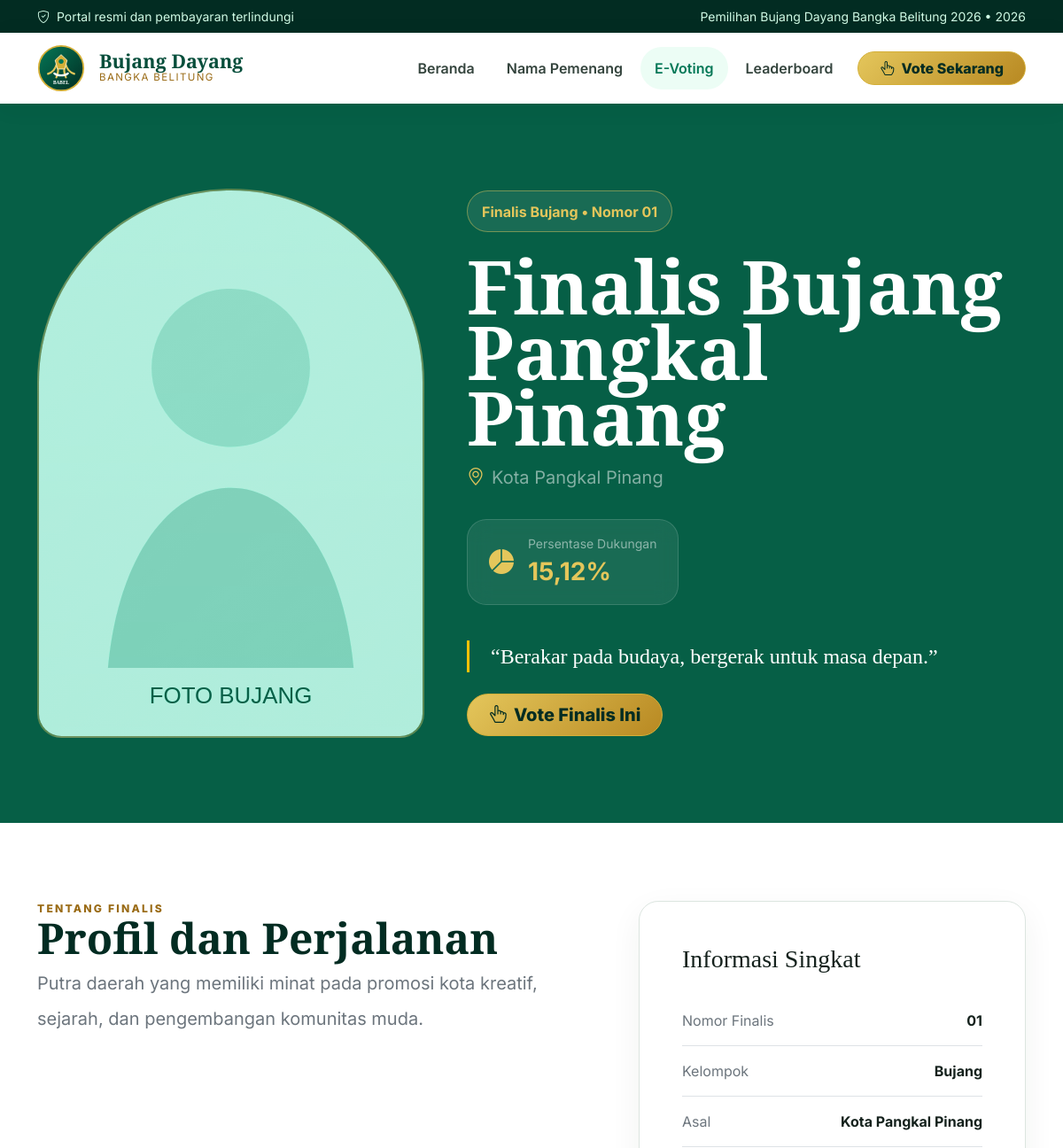
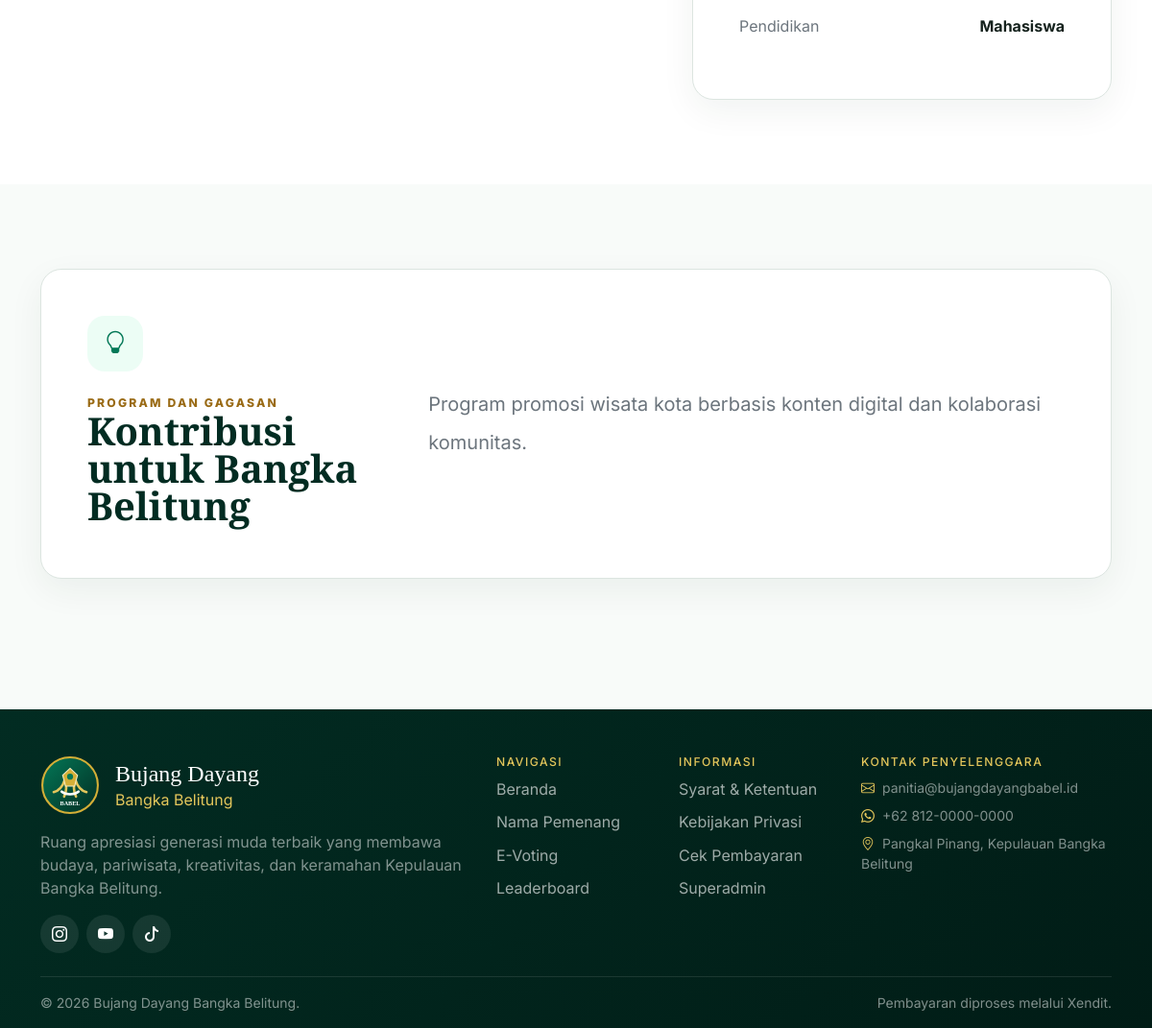
Screenshot of /finalist.php?slug=finalis-bujang-pangkal-pinang-bujang-1 with the database file from the repository (2 pictures, top to bottom).
### tables this page shows
CREATE TABLE IF NOT EXISTS events (
  id BIGINT UNSIGNED AUTO_INCREMENT PRIMARY KEY,
  name VARCHAR(180) NOT NULL,
  year SMALLINT UNSIGNED NOT NULL,
  theme VARCHAR(255) NULL,
  voting_start_at DATETIME NULL,
  voting_end_at DATETIME NULL,
  status ENUM('DRAFT','PUBLISHED','VOTING_ACTIVE','VOTING_CLOSED','ARCHIVED') NOT NULL DEFAULT 'DRAFT',
  homepage_mode ENUM('AUTO','GENERAL','LEADERBOARD') NOT NULL DEFAULT 'AUTO',
  leaderboard_visible TINYINT(1) NOT NULL DEFAULT 1,
  leaderboard_frozen TINYINT(1) NOT NULL DEFAULT 0,
  points_visible TINYINT(1) NOT NULL DEFAULT 1,
  created_at DATETIME NOT NULL,
  updated_at DATETIME NOT NULL,
  INDEX idx_events_status_year(status,year)
);

CREATE TABLE IF NOT EXISTS finalists (
  id BIGINT UNSIGNED AUTO_INCREMENT PRIMARY KEY,
  event_id BIGINT UNSIGNED NOT NULL,
  category ENUM('BUJANG','DAYANG') NOT NULL,
  contestant_number INT UNSIGNED NOT NULL,
  full_name VARCHAR(150) NOT NULL,
  slug VARCHAR(190) NOT NULL UNIQUE,
  region_id BIGINT UNSIGNED NOT NULL,
  photo VARCHAR(255) NULL,
  biography TEXT NULL,
  motto VARCHAR(500) NULL,
  education VARCHAR(255) NULL,
  program_description TEXT NULL,
  instagram VARCHAR(255) NULL,
  is_featured TINYINT(1) NOT NULL DEFAULT 0,
  is_active TINYINT(1) NOT NULL DEFAULT 1,
  created_at DATETIME NOT NULL,
  updated_at DATETIME NOT NULL,
  UNIQUE KEY uq_finalist_number(event_id,category,contestant_number),
  INDEX idx_finalists_event_category(event_id,category,is_active),
  CONSTRAINT fk_finalists_event FOREIGN KEY(event_id) REFERENCES events(id) ON DELETE RESTRICT,
  CONSTRAINT fk_finalists_region FOREIGN KEY(region_id) REFERENCES regions(id) ON DELETE RESTRICT
);

CREATE TABLE IF NOT EXISTS regions (
  id BIGINT UNSIGNED AUTO_INCREMENT PRIMARY KEY,
  name VARCHAR(120) NOT NULL UNIQUE,
  type ENUM('KABUPATEN','KOTA','PROVINSI') NOT NULL DEFAULT 'KABUPATEN',
  sort_order INT NOT NULL DEFAULT 0,
  is_active TINYINT(1) NOT NULL DEFAULT 1
);

### app/helpers.php (called while the page is built, shortened)
<?php
function env_value(string $key, mixed $default = null): mixed
{
    static $values = null;
    if ($values === null) {
        $values = [];
        $path = dirname(__DIR__) . '/.env';
    }
    $value = $values[$key] ?? getenv($key);
    if ($value === false || $value === null || $value === '') {
        return $default;
    }
    return match (strtolower((string) $value)) {
        'true' => true,
        'false' => false,
        'null' => null,
        default => $value,
    };
}
function app_config(?string $key = null, mixed $default = null): mixed
{
    static $config = null;
    $config ??= require dirname(__DIR__) . '/config/app.php';
    if ($key === null) {
        return $config;
    }
    $segments = explode('.', $key);
    $value = $config;
    foreach ($segments as $segment) {
        $value = $value[$segment];
    }
    return $value;
}
function db(): PDO
{
    return Database::connection();
}
function e(string|int|float|null $value): string
{
    return htmlspecialchars((string) $value, ENT_QUOTES, 'UTF-8');
}
function url(string $path = ''): string
{
    $base = rtrim((string) app_config('app.url', ''), '/');
    return $base . '/' . ltrim($path, '/');
}
function asset(string $path): string
{
    return url('assets/' . ltrim($path, '/'));
}
function upload_url(?string $path, string $fallback = 'images/placeholder-bujang.svg'): string
{
    if (!$path) {
        return asset($fallback);
    }
    return url(ltrim($path, '/'));
}
function support_percentage(int|float|string $value, int $decimals = 2): string
{
    return number_format((float) $value, $decimals, ',', '.') . '%';
}
function active_event(): ?array
{
    static $event = false;
    try {
        $stmt = db()->query("SELECT * FROM events WHERE status IN ('PUBLISHED','VOTING_ACTIVE','VOTING_CLOSED') ORDER BY year DESC, id DESC LIMIT 1");
        $event = $stmt->fetch() ?: null;
    } catch (Throwable) {
        $event = null;
    }
    return $event;
}

### config/app.php (called while the page is built, shortened)
<?php
return [
    'app' => [
        'name' => env_value('APP_NAME', 'Bujang Dayang Bangka Belitung'),
        'env' => env_value('APP_ENV', 'production'),
        'debug' => (bool) env_value('APP_DEBUG', false),
        'url' => env_value('APP_URL', 'http://localhost'),
        'timezone' => env_value('APP_TIMEZONE', 'Asia/Jakarta'),
        'install_key' => env_value('APP_INSTALL_KEY', ''),
        'encryption_key' => env_value('APP_ENCRYPTION_KEY', ''),
        'cron_secret' => env_value('CRON_SECRET', ''),
    ],
    'database' => [
        'host' => env_value('DB_HOST', 'localhost'),
        'port' => (int) env_value('DB_PORT', 3306),
        'database' => env_value('DB_DATABASE', 'bujang_dayang'),
        'username' => env_value('DB_USERNAME', 'root'),
        'password' => env_value('DB_PASSWORD', ''),
        'charset' => 'utf8mb4',
    ],
    'xendit' => [
        'api_url' => rtrim((string) env_value('XENDIT_API_URL', 'https://api.xendit.co'), '/'),
        'secret_key' => env_value('XENDIT_SECRET_KEY', ''),
        'business_id' => env_value('XENDIT_BUSINESS_ID', ''),
        'webhook_token' => env_value('XENDIT_WEBHOOK_TOKEN', ''),
        'allowed_channels' => array_values(array_filter(array_map('trim', explode(',', (string) env_value('XENDIT_ALLOWED_CHANNELS', 'QRIS,DANA,OVO,SHOPEEPAY'))))),
        'expiry_minutes' => (int) env_value('PAYMENT_EXPIRY_MINUTES', 30),
    ],
];

### app/bootstrap.php (called while the page is built, shortened)
<?php
require_once __DIR__ . '/helpers.php';
require_once __DIR__ . '/Database.php';
require_once __DIR__ . '/LeaderboardService.php';
$config = app_config();

### app/Database.php (called while the page is built, shortened)
<?php
final class Database
{
    private static ?PDO $pdo = null;
    public static function connection(): PDO
    {
        if (self::$pdo instanceof PDO) {
            return self::$pdo;
        }
        $config = app_config('database');
        $dsn = sprintf('mysql:host=%s;port=%d;dbname=%s;charset=%s', $config['host'], $config['port'], $config['database'], $config['charset']);
        self::$pdo = new PDO($dsn, $config['username'], $config['password'], [
            PDO::ATTR_ERRMODE => PDO::ERRMODE_EXCEPTION,
            PDO::ATTR_DEFAULT_FETCH_MODE => PDO::FETCH_ASSOC,
            PDO::ATTR_EMULATE_PREPARES => false,
        ]);
        return self::$pdo;
    }
}

### app/LeaderboardService.php (called while the page is built, shortened)
<?php
final class LeaderboardService
{
    public static function rankings(int $eventId, string $category, ?int $limit = null, bool $respectFreeze = true): array
    {
        if ($respectFreeze) {
            $eventStmt = db()->prepare('SELECT leaderboard_frozen FROM events WHERE id=?');
            $eventStmt->execute([$eventId]);
        }
        $sql = "SELECT f.id, f.contestant_number, f.full_name, f.slug, f.photo, f.category,
                       r.name AS region_name, COALESCE(pl.total_points, 0) AS total_points,
                       pl.last_point_at
                FROM finalists f
                JOIN regions r ON r.id = f.region_id
                LEFT JOIN (
                    SELECT event_id, finalist_id, SUM(points) AS total_points,
                           MAX(CASE WHEN points > 0 THEN created_at END) AS last_point_at
                    FROM point_ledgers
                    GROUP BY event_id, finalist_id
                ) pl ON pl.finalist_id = f.id AND pl.event_id = f.event_id
                WHERE f.event_id = ? AND f.category = ? AND f.is_active = 1
                ORDER BY total_points DESC, last_point_at ASC, f.contestant_number ASC";
        $stmt = db()->prepare($sql);
        $stmt->execute([$eventId, $category]);
        $rows = $stmt->fetchAll();
        foreach ($rows as $i => &$row) {
            $row['rank'] = $i + 1;
        }
        return $rows;
    }
    public static function publicRankings(
        int $eventId,
        string $category,
        ?int $limit = null,
        bool $respectFreeze = true
    ): array {
        $rows = self::rankings($eventId, $category, null, $respectFreeze);
        $categoryTotal = array_sum(array_map(
            static fn(array $row): int => max(0, (int) ($row['total_points'] ?? 0)),
            $rows
        ));
        foreach ($rows as &$row) {
            $internalValue = max(0, (int) ($row['total_points'] ?? 0));
        }
        return $limit !== null ? array_slice($rows, 0, max(1, $limit)) : $rows;
    }
    public static function publicPercentageForFinalist(
        int $eventId,
        string $category,
        int $finalistId,
        bool $respectFreeze = true
    ): float {
        foreach (self::publicRankings($eventId, $category, null, $respectFreeze) as $row) {
            if ((int) $row['id'] === $finalistId) {
                return (float) $row['support_percentage'];
            }
        }
        return 0.0;
    }
}

### finalist.php (the view, shortened to what this page needs)
<?php
require __DIR__ . '/app/bootstrap.php';
$slug = (string) ($_GET['slug'] ?? '');
$stmt = db()->prepare(
    'SELECT f.*, r.name AS region_name
     FROM finalists f
     JOIN regions r ON r.id = f.region_id
     WHERE f.slug = ?
     LIMIT 1'
);
$stmt->execute([$slug]);
$finalist = $stmt->fetch();
$event = active_event();
$supportPercentage = LeaderboardService::publicPercentageForFinalist(
    (int) $finalist['event_id'],
    (string) $finalist['category'],
    (int) $finalist['id']
);
require __DIR__ . '/views/partials/header.php';
?>
<section class="py-5 bg-emerald text-white">
    <div class="container py-5">
        <div class="row g-5 align-items-center">
            <div class="col-lg-5">
                <div class="hero-arch position-relative inset-auto" style="height:620px;inset:auto">
                    <img src="<?= upload_url($finalist['photo'], $finalist['category'] === 'DAYANG' ? 'images/placeholder-dayang.svg' : 'images/placeholder-bujang.svg') ?>" alt="<?= e($finalist['full_name']) ?>">
                </div>
            </div>
            <div class="col-lg-7">
                <span class="hero-badge mb-4">Finalis <?= ucfirst(strtolower($finalist['category'])) ?> • Nomor <?= str_pad((string) $finalist['contestant_number'], 2, '0', STR_PAD_LEFT) ?></span>
                <h1 class="hero-title mb-3"><?= e($finalist['full_name']) ?></h1>
                <p class="fs-5 text-white-50"><i class="bi bi-geo-alt me-2 text-gold"></i><?= e($finalist['region_name']) ?></p>
                <?php if ($event && (int) $event['points_visible'] === 1): ?>
                <div class="glass-card d-inline-flex align-items-center gap-3 px-4 py-3 my-3">
                    <i class="bi bi-pie-chart-fill fs-3 text-gold"></i>
                    <div>
                        <small class="d-block text-white-50">Persentase Dukungan</small>
                        <strong class="fs-3 text-gold"><?= support_percentage($supportPercentage) ?></strong>
                    </div>
                </div>
                <?php endif; ?>
                <blockquote class="fs-4 font-display border-start border-warning border-3 ps-4 my-4">“<?= e($finalist['motto'] ?: 'Menjadi generasi muda yang berakar pada budaya dan bergerak untuk masa depan.') ?>”</blockquote>
                <div class="d-flex flex-wrap gap-3">
                    <button <?= (!$event || $event['status'] !== 'VOTING_ACTIVE') ? 'disabled' : '' ?> class="btn btn-gold btn-lg rounded-pill px-4" data-bs-toggle="modal" data-bs-target="#voteModal" data-vote-finalist data-id="<?= (int) $finalist['id'] ?>" data-name="<?= e($finalist['full_name']) ?>" data-number="<?= e($finalist['contestant_number']) ?>" data-region="<?= e($finalist['region_name']) ?>" data-category="<?= e(ucfirst(strtolower($finalist['category']))) ?>" data-photo="<?= upload_url($finalist['photo'], $finalist['category'] === 'DAYANG' ? 'images/placeholder-dayang.svg' : 'images/placeholder-bujang.svg') ?>">
                        <i class="bi bi-hand-index-thumb me-2"></i>Vote Finalis Ini
                    </button>
                </div>
            </div>
        </div>
    </div>
</section>
<section class="section-space bg-white">
    <div class="container">
        <div class="row g-5">
            <div class="col-lg-7">
                <div class="section-kicker">Tentang Finalis</div>
                <h2 class="section-title">Profil dan Perjalanan</h2>
                <div class="fs-5 text-secondary lh-lg"><?= nl2br(e($finalist['biography'] ?: 'Profil lengkap finalis dapat diperbarui oleh Superadmin melalui dashboard pengelolaan finalis.')) ?></div>
            </div>
            <div class="col-lg-5">
                <div class="content-card p-4 p-lg-5">
                    <h3 class="mb-4">Informasi Singkat</h3>
                    <div class="d-flex justify-content-between py-3 border-bottom"><span class="text-secondary">Nomor Finalis</span><strong><?= str_pad((string) $finalist['contestant_number'], 2, '0', STR_PAD_LEFT) ?></strong></div>
                    <div class="d-flex justify-content-between py-3 border-bottom"><span class="text-secondary">Kelompok</span><strong><?= ucfirst(strtolower($finalist['category'])) ?></strong></div>
                    <div class="d-flex justify-content-between py-3 border-bottom"><span class="text-secondary">Asal</span><strong class="text-end"><?= e($finalist['region_name']) ?></strong></div>
                    <div class="d-flex justify-content-between py-3"><span class="text-secondary">Pendidikan</span><strong class="text-end"><?= e($finalist['education'] ?: '-') ?></strong></div>
                </div>
            </div>
        </div>
    </div>
</section>
<section class="section-space">
    <div class="container">
        <div class="content-card p-4 p-lg-5">
            <div class="row g-5 align-items-center">
                <div class="col-lg-4">
                    <div class="icon-box mb-4"><i class="bi bi-lightbulb"></i></div>
                    <div class="section-kicker">Program dan Gagasan</div>
                    <h2 class="section-title fs-1">Kontribusi untuk Bangka Belitung</h2>
                </div>
                <div class="col-lg-8"><p class="fs-5 text-secondary lh-lg mb-0"><?= nl2br(e($finalist['program_description'] ?: 'Gagasan dan program unggulan finalis akan ditampilkan pada bagian ini.')) ?></p></div>
            </div>
        </div>
    </div>
</section>
<?php require __DIR__ . '/views/partials/footer.php'; ?>

### views/partials/header.php (shortened to what this page needs)
<?php
$current = basename($_SERVER['PHP_SELF'] ?? 'index.php');
$event = $event ?? active_event();
?>
<!doctype html>
<html lang="id">
<head>
    <link href="https://cdn.jsdelivr.net/npm/bootstrap@5.3.3/dist/css/bootstrap.min.css" rel="stylesheet">
    <link href="https://cdn.jsdelivr.net/npm/bootstrap-icons@1.11.3/font/bootstrap-icons.min.css" rel="stylesheet">
    <link rel="stylesheet" href="<?= e(url('assets/css/style.css')) ?>">
</head>
<body>
<div class="topbar py-2">
    <div class="container d-flex flex-wrap justify-content-between align-items-center gap-2 small">
        <span><i class="bi bi-shield-check me-1"></i> Portal resmi dan pembayaran terlindungi</span>
        <span><?= $event ? e($event['name']) . ' • ' . e($event['year']) : 'Bujang Dayang Bangka Belitung' ?></span>
    </div>
</div>
<nav class="navbar navbar-expand-lg navbar-light sticky-top main-navbar">
    <div class="container">
        <a class="navbar-brand d-flex align-items-center gap-3" href="<?= url('index.php') ?>">
            <img src="<?= asset('images/logo.svg') ?>" alt="Logo" width="54" height="54">
            <span><strong>Bujang Dayang</strong><small>Bangka Belitung</small></span>
        </a>
        <div class="collapse navbar-collapse" id="mainNav">
            <ul class="navbar-nav ms-auto align-items-lg-center gap-lg-1">
                <li class="nav-item"><a class="nav-link <?= $current === 'index.php' ? 'active' : '' ?>" href="<?= url('index.php') ?>">Beranda</a></li>
                <li class="nav-item"><a class="nav-link <?= $current === 'winners.php' ? 'active' : '' ?>" href="<?= url('winners.php') ?>">Nama Pemenang</a></li>
                <li class="nav-item"><a class="nav-link <?= in_array($current, ['evoting.php','finalist.php'], true) ? 'active' : '' ?>" href="<?= url('evoting.php') ?>">E-Voting</a></li>
                <li class="nav-item"><a class="nav-link <?= $current === 'leaderboard.php' ? 'active' : '' ?>" href="<?= url('leaderboard.php') ?>">Leaderboard</a></li>
                <li class="nav-item ms-lg-2"><a class="btn btn-gold rounded-pill px-4" href="<?= url('evoting.php') ?>"><i class="bi bi-hand-index-thumb me-2"></i>Vote Sekarang</a></li>
            </ul>
        </div>
    </div>
</nav>
<main>

### rows the page displays
events: name "Pemilihan Bujang Dayang Bangka Belitung 2026", year "2026"
finalists: category "Bujang", contestant_number "01", full_name "Finalis Bujang Pangkal Pinang", region.name "Kota Pangkal Pinang", motto "Berakar pada budaya, bergerak untuk masa depan.", biography "Putra daerah yang memiliki minat pada promosi kota kreatif, sejarah, dan pengembangan komunitas muda.", education "Mahasiswa", program_description "Program promosi wisata kota berbasis konten digital dan kolaborasi komunitas."

### other values shown
support_percentage($supportPercentage) "15,12%"
setting('contact_email', 'panitia@bujangdayangbabel.id') "panitia@bujangdayangbabel.id"
setting('contact_phone', '+62 812-0000-0000') "+62 812-0000-0000"
